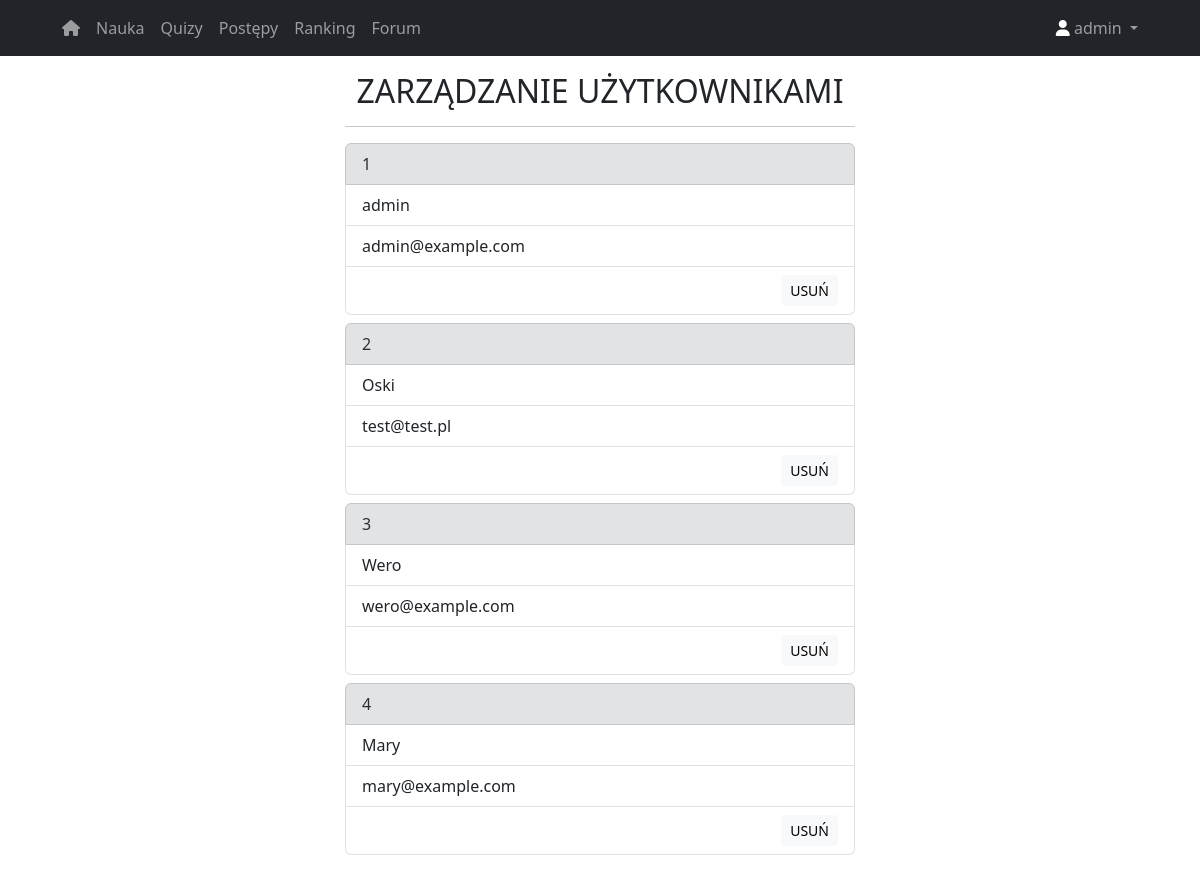
The app's page /adminpanel (signed in), older data.
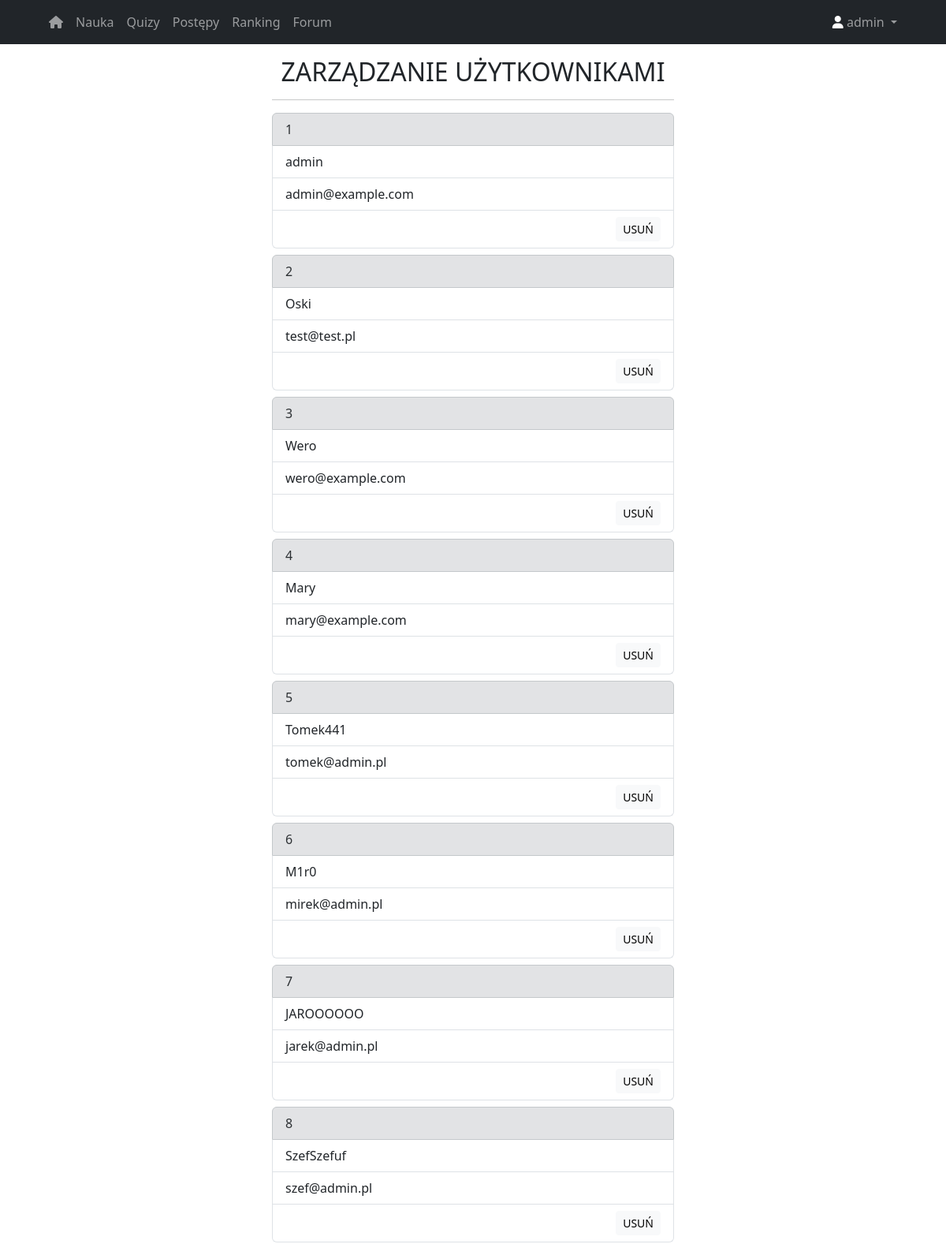
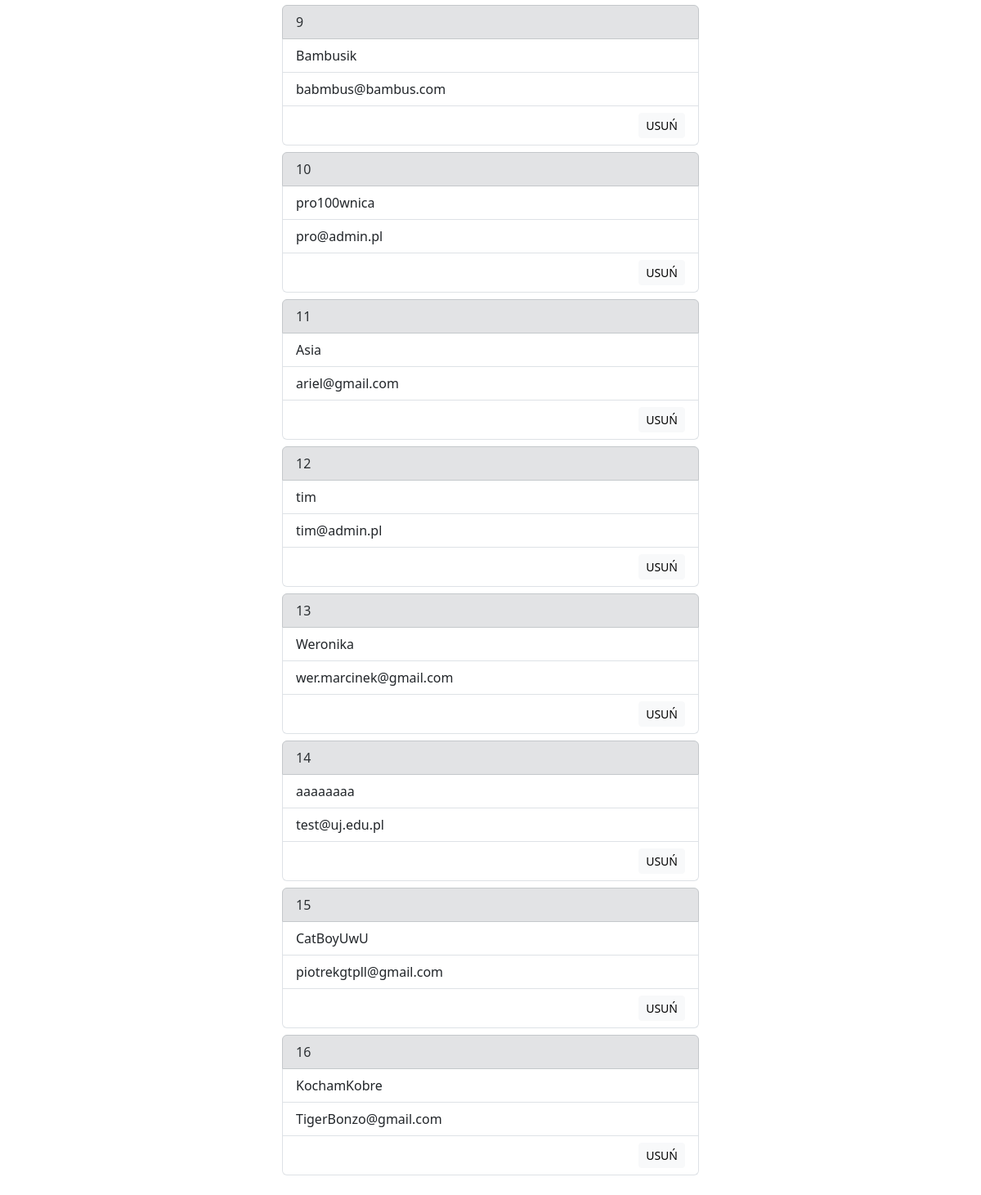
The same page, newer data (2 pictures, top to bottom).
### website/models.py (models this page shows)
class User(db.Model, UserMixin):
    id = db.Column(db.Integer, primary_key=True)
    email = db.Column(db.String(150), unique = True, nullable=False)
    password = db.Column(db.String(150), nullable=False)
    first_name = db.Column(db.String(150), unique=True, nullable=False)
    points = db.relationship('Points')
    notes = db.relationship('Note')
    ranks = db.relationship('Rank')

### website/auth.py (the view)
@auth.route('/adminpanel')
@login_required
def adminpanel():
    if current_user.first_name != 'admin':
        return redirect(url_for('auth.mainPage'))
    all_users = User.query.all()
    return render_template('adminpanel.html', user=current_user, users=all_users)

### website/__init__.py (called while the page is built)
def create_app():
    app = Flask(__name__)
    app.config['SECRET_KEY'] = 'hjshjhdjah kjshkjdhjs'
    app.config['SQLALCHEMY_DATABASE_URI'] = f'sqlite:///{DB_NAME}'
    db.init_app(app)
    from .auth import auth
    app.register_blueprint(auth, url_prefix='/')
    from .models import User
    with app.app_context():
        db.create_all()
    login_manager = LoginManager()
    login_manager.login_view = 'auth.login'
    login_manager.init_app(app)
    @login_manager.user_loader
    def load_user(id):
        return User.query.get(int(id))
    return app

### website/auth.py (called while the page is built)
@auth.before_request
def restrict_access_to_auth_routes():
    if current_user.is_authenticated and request.endpoint in ['auth.login', 'auth.sign_up']:
        return redirect(url_for('auth.mainPage'))

### website/templates/adminpanel.html (shortened to what this page needs)
{% extends 'base.html' %}
{% block content %}
    <main>
    <div class="row align-items-center">
   <div class="mx-auto col-10 col-md-8 col-lg-6">
		<div>
				<h2 class="text-center">ZARZĄDZANIE UŻYTKOWNIKAMI</h2><hr>
			</div>
        {% for user in users %}
            <ul class="list-group mb-2">
                <li class="list-group-item list-group-item-secondary">{{ user.id }}</li>
                <li class="list-group-item">{{ user.first_name }}</li>
                <li class="list-group-item">{{ user.email }}</li>
                <li class="list-group-item">
                    <button
        type="button"
        class="btn btn-sm btn-light float-end"
        data-bs-toggle="modal"
        data-bs-target="#deleteModal-{{ user.id }}">
        USUŃ
    </button>
                </li>
            </ul>
            {% endfor %}
   </div>
    </div>
    </main>
    {% endblock %}

### website/templates/base.html (shortened to what this page needs)
<!DOCTYPE html>
<html lang="en">
	<head>
     <link
            href="https://cdn.jsdelivr.net/npm/bootstrap@5.3.1/dist/css/bootstrap.min.css"
            rel="stylesheet"
 />
    <link
			rel="stylesheet"
			href=" {{ url_for('static', filename='style.css') }}"/>
</head>
<body>
        <nav class="navbar navbar-expand-lg navbar-dark bg-dark">
            <div class="nav-item container d-flex justify-content-between">
                <div class="container-fluid">
                    <div class="collapse navbar-collapse" id="navbarSupportedContent">
                        <ul class="navbar-nav me-auto mb-2 mb-lg-0">
							{% if user.is_authenticated %}
                            <li class="nav-item">
                                <a class="nav-link" href="/20_marcinek/licencjat/mainPage"><i class="fa-sharp fa-solid fa-house"></i></a>
                            </li>
                            <li class="nav-item">
                                <a class="nav-link" href="/20_marcinek/licencjat/course">Nauka</a>
                            </li>
                            <li class="nav-item">
                                <a class="nav-link" href="/20_marcinek/licencjat/quizy">Quizy</a>
                            </li>
                            <li class="nav-item">
                                <a class="nav-link" href="/20_marcinek/licencjat/progress">Postępy</a>
                            </li>
                                <li class="nav-item">
                                <a class="nav-link" href="/20_marcinek/licencjat/rank">Ranking</a>
                            </li>
                                <li class="nav-item">
                                <a class="nav-link" href="/20_marcinek/licencjat/forum">Forum</a>
                            </li>
							{% endif %}
                        </ul>
                        <div class="d-flex">
                            <ul class="navbar-nav me-auto mb-2 mb-lg-0">
                                <li class="nav-item dropdown">
									{% if user.is_authenticated %}
                                    <a
                                        class="nav-link dropdown-toggle"
                                        href="#"
                                        role="button"
                                        data-bs-toggle="dropdown"
                                        aria-expanded="false"><i class="fa-sharp fa-solid fa-user" style="color: #ffffff;"></i>
                                        {{current_user.first_name}}
                                    </a>
								{% endif %}
                                </li>
                            </ul>
                        </div>
                    </div>
                </div>
            </div>
        </nav>
        <div class="container-xl py-3 px-5">
  {% block content %}{% endblock %}
        </div>
	</body>
</html>

Row changes from the older to the newer data that the page shows:
added User: id "5", first_name "Tomek441", email "tomek@admin.pl"
added User: id "6", first_name "M1r0", email "mirek@admin.pl"
added User: id "7", first_name "JAROOOOOO", email "jarek@admin.pl"
added User: id "8", first_name "SzefSzefuf", email "szef@admin.pl"
added User: id "9", first_name "Bambusik", email "babmbus@bambus.com"
added User: id "10", first_name "pro100wnica", email "pro@admin.pl"
added User: id "11", first_name "Asia", email "ariel@gmail.com"
added User: id "12", first_name "tim", email "tim@admin.pl"
added User: id "13", first_name "Weronika", email "wer.marcinek@gmail.com"
added User: id "14", first_name "aaaaaaaa", email "test@uj.edu.pl"
added User: id "15", first_name "CatBoyUwU", email "piotrekgtpll@gmail.com"
added User: id "16", first_name "KochamKobre", email "TigerBonzo@gmail.com"
